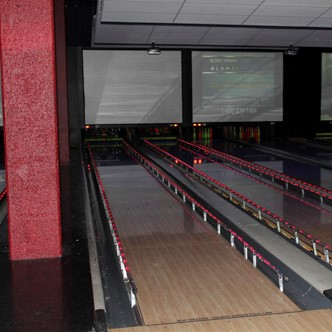
#> input picture photos/bowling.jpg, 332 x 332 px
$ python basic.py
#> lines starting #> are read from the running program, lines starting #| are printed output that depends on the picture; after the words box and inside, x2 and y2 are one past the last pixel; in counts of white or black regions, pixels touching at a corner belong together; long printed decimals are rounded
import math

import cv2 as cv
import numpy as np

img = cv.imread("photos/bowling.jpg")
#> img is the input picture: shape (332, 332, 3); mean B, G, R 68.3, 68.7, 87.4

grey = cv.cvtColor(img, cv.COLOR_BGR2GRAY)
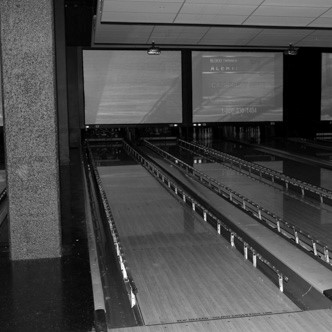
#> grey: shape (332, 332); min 0, max 255, mean 74.3

# Blur
blur = cv.GaussianBlur(img, (5, 5), cv.BORDER_DEFAULT)
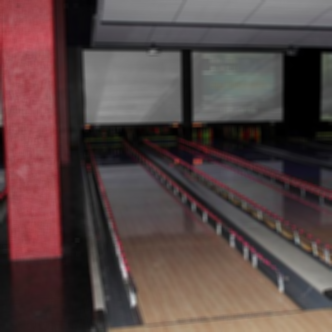
#> blur: shape (332, 332, 3); mean B, G, R 68.3, 68.7, 87.4

# Edge Cascade (Canny)
canny = cv.Canny(img, 100, 200)
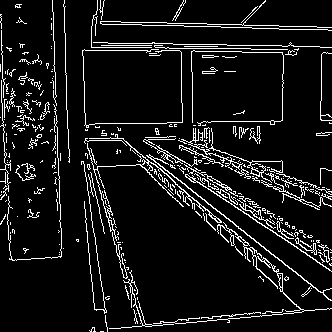
#> canny: shape (332, 332); 8.7% white in thin lines or dots
cv.imshow("Canny Edges", canny)

lines = cv.HoughLinesP(canny, 1, np.pi/90, 100, minLineLength=100, maxLineGap=150)
#> lines = 21 rows, first 6: [1, 41, 323, 293], [52, 0, 61, 256], [1, 19, 331, 30], [1, 48, 330, 270], [1, 38, 324, 309], [1, 16, 319, 27]

slopes = []
TOLERANCE = 0.01
for i in range(len(lines)):
    cur_line = lines[i]

    x1, y1, x2, y2 = cur_line[0]

    m = float((y2 - y1) / (x2 - x1))

    if m in slopes:
        continue
    print(m)
    slopes.append(m)
#> this loop made 21 passes
#> (x1, y1, x2, y2, m) on passes 1 to 12: (1, 41, 323, 293, 0.783), (52, 0, 61, 256, 28.44), (1, 19, 331, 30, 0.0333), (1, 48, 330, 270, 0.675), (1, 38, 324, 309, 0.839), (1, 16, 319, 27, 0.0346), (51, 19, 139, 326, 3.49), (1, 45, 293, 45, 0), (9, 48, 320, 309, 0.839), (64, 23, 107, 331, 7.16), (2, 59, 327, 247, 0.578), (1, 49, 331, 271, 0.673)
#| 0.7826
#| 28.444
#| 0.03333
#| 0.6748
#| 0.839
#| 0.03459
#| 3.489
#| 0.0
#> (further printed lines are left out)
#> after the loop, slopes = [0.783, 28.44, 0.0333, 0.675, 0.839, 0.0346, 3.49, 0, 0.839, 7.16, 0.578, 0.673, 0.838, 0.782, 0.365, 0.577, 0.839, 0.363, 0.445, 0.966, 0.0344]


    # [7 lines of commented-out code are left out]


for line in lines:
    x1, y1, x2, y2 = line[0]
    RED = (0, 0, 255)
    GREEN = (0, 255, 0)

    color = GREEN

    hdist = math.sqrt((y2-y1)**2 + (x2 - x1)**2)
    ldist = abs(y2-y1)
    angle = math.acos(ldist / hdist)

    if angle > math.pi / 4:
        color = RED

    cv.line(img, (x1, y1), (x2, y2), color, 1)
#> this loop made 21 passes
#> (x1, y1, x2, y2, color, hdist, ldist, angle) on passes 1 to 12: (1, 41, 323, 293, (0, 0, 255), 408.9, 252, 0.907), (52, 0, 61, 256, (0, 255, 0), 256.2, 256, 0.0351), (1, 19, 331, 30, (0, 0, 255), 330.2, 11, 1.54), (1, 48, 330, 270, (0, 0, 255), 396.9, 222, 0.977), (1, 38, 324, 309, (0, 0, 255), 421.6, 271, 0.873), (1, 16, 319, 27, (0, 0, 255), 318.2, 11, 1.54), (51, 19, 139, 326, (0, 255, 0), 319.4, 307, 0.279), (1, 45, 293, 45, (0, 0, 255), 292, 0, 1.57), (9, 48, 320, 309, (0, 0, 255), 406, 261, 0.873), (64, 23, 107, 331, (0, 255, 0), 311, 308, 0.139), (2, 59, 327, 247, (0, 0, 255), 375.5, 188, 1.05), (1, 49, 331, 271, (0, 0, 255), 397.7, 222, 0.979)
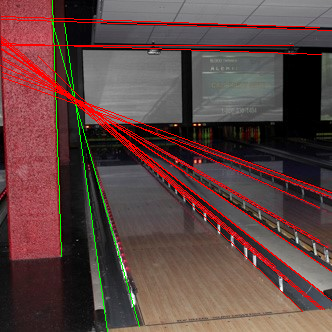
#> img: shape (332, 332, 3); 5.4% of pixels changed, all inside (x1, y1, x2, y2) = (0, 0, 332, 332)

cv.imshow("Hough", img)

cv.waitKey(0)

$ run again, with photos/airport.JPG copied over photos/bowling.jpg
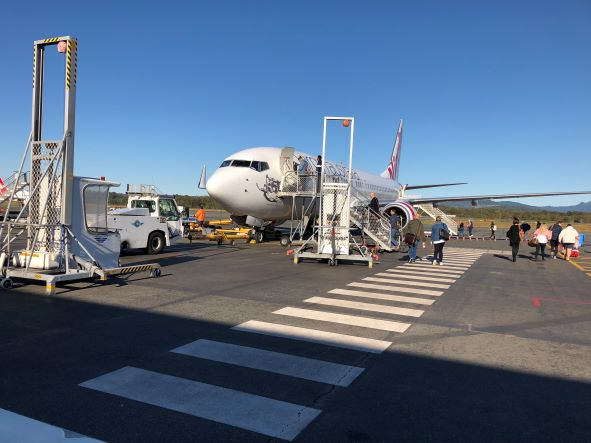
#> input picture photos/airport.JPG, 591 x 443 px
#> img is the input picture: shape (443, 591, 3); mean B, G, R 133.8, 109.6, 91
#> `canny = cv.Canny(img, 100, 200)`:
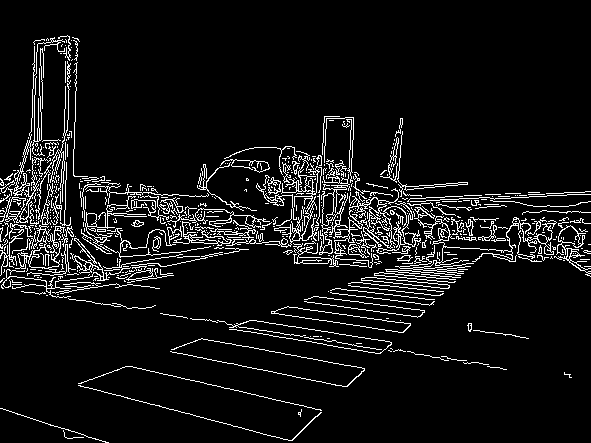
#> canny: shape (443, 591); 7.6% white in thin lines or dots
#> lines = 63 rows, first 6: [2, 252, 573, 192], [0, 236, 580, 256], [5, 224, 590, 244], [2, 220, 582, 240], [1, 232, 590, 253], [0, 223, 583, 243]
#> the loop `for i in range(len(lines)):` made 63 passes
#> (x1, y1, x2, y2, m) on passes 1 to 8: (2, 252, 573, 192, -0.105), (0, 236, 580, 256, 0.0345), (5, 224, 590, 244, 0.0342), (2, 220, 582, 240, 0.0345), (1, 232, 590, 253, 0.0357), (0, 223, 583, 243, 0.0343), (0, 202, 590, 223, 0.0356), (6, 209, 585, 229, 0.0345)
#> (printed output is left out)
#> after the loop `for i in range(len(lines)):`: slopes = 46 values, max 0.177 at index 44, min -29.08 at index 43, mean -1.21
#> the loop `for line in lines:` made 63 passes
#> (x1, y1, x2, y2, color, hdist, ldist, angle) on passes 1 to 8: (2, 252, 573, 192, (0, 0, 255), 574.1, 60, 1.47), (0, 236, 580, 256, (0, 0, 255), 580.3, 20, 1.54), (5, 224, 590, 244, (0, 0, 255), 585.3, 20, 1.54), (2, 220, 582, 240, (0, 0, 255), 580.3, 20, 1.54), (1, 232, 590, 253, (0, 0, 255), 589.4, 21, 1.54), (0, 223, 583, 243, (0, 0, 255), 583.3, 20, 1.54), (0, 202, 590, 223, (0, 0, 255), 590.4, 21, 1.54), (6, 209, 585, 229, (0, 0, 255), 579.3, 20, 1.54)
#> after the loop `for line in lines:`:
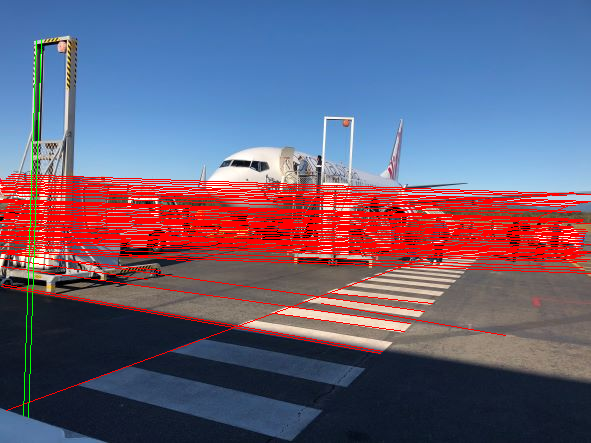
#> img: shape (443, 591, 3); 11.77% of pixels changed, all inside (x1, y1, x2, y2) = (0, 39, 591, 418)
